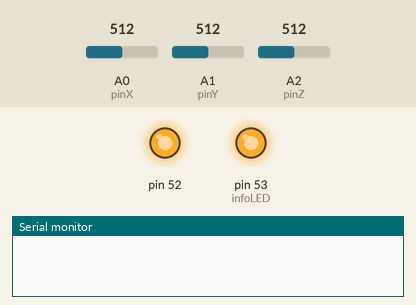
This sketch was run on a simulated Arduino Mega 2560, built with avr-gcc and run on an emulated ATmega2560. On the bench: output pins drawn as LEDs (lit = HIGH), the last lines printed to the serial monitor. The test bench sets the inputs (shaded band); at power-on: A0 (pinX) = 512, A1 (pinY) = 512, A2 (pinZ) = 512.

Above: at 4.1 s.
At 11.2 s:
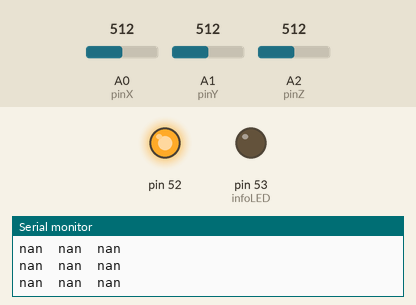
11.3 s: A0 (pinX) set to 716
13.2 s: A1 (pinY) set to 716
15.1 s: A2 (pinZ) set to 716
Timing chart, 0 to 18.1 s (numbered marks = the images above; inputs shaded):
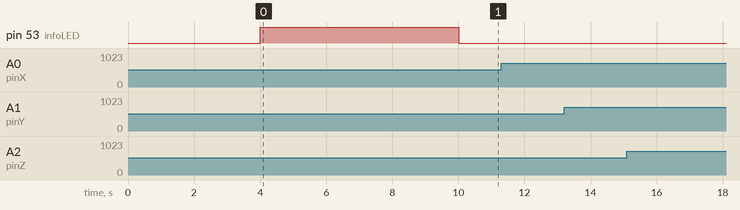

The sketch:

adxl.ino
```cpp
//Accurate to +- 0.15 m/s^2

const int pinX = A0;
const int pinY = A1;
const int pinZ = A2;
const int infoLED = 53;
int x = 0; // Raw x reading
int y = 0; // Raw y reading
int z = 0; // Raw z reading
int dx = 0; // x - baseX
int dy = 0; // y - baseY
int dz = 0; // z - baseZ
float scale = 0; // Converts readings to m/s^2 units
int baseX = 0; // Reading on x axis with no acc.
int baseY = 0; // Reading on y axis with no acc.
int baseZ = 0; // Reading on z axis with no acc.
int baseGZ = 0; //Reading on z axis with gravity

void setup()
{
  Serial.begin(9600);
  pinMode(52, OUTPUT);
  pinMode(infoLED, OUTPUT);
  digitalWrite(52, HIGH);
  delay(1000);
  int temp = 0;
  for(int i = 0; i < 10; i++){
    temp += analogRead(pinX);
    delay(100);
  }
  baseX = temp / 10;
  temp = 0;
  for(int i = 0; i < 10; i++){
    temp += analogRead(pinY);
    delay(100);
  }
  baseY = temp / 10;
  temp = 0;
  for(int i = 0; i < 10; i++){
    temp += analogRead(pinZ);
    delay(100);
  }
  baseGZ = temp / 10;
  temp = 0;
  digitalWrite(infoLED, HIGH);
  delay(5000);
  for(int i = 0; i < 10; i++){
    temp += analogRead(pinZ);
    delay(100);
  }
  baseZ = temp / 10;
  temp = 0;
  digitalWrite(infoLED, LOW);
  scale = abs((baseGZ - baseZ) / 9.81);
}
void loop()
{

  x = analogRead(pinX);
  y = analogRead(pinY);
  z = analogRead(pinZ);
  dx = x - baseX;
  dy = y - baseY;
  dz = z - baseZ;
  Serial.print((float)dx / scale);
  Serial.print("\t");
  Serial.print((float)dy / scale);
  Serial.print("\t");
  Serial.print((float)dz / scale);
  Serial.println();
  delay(100);
}
```
